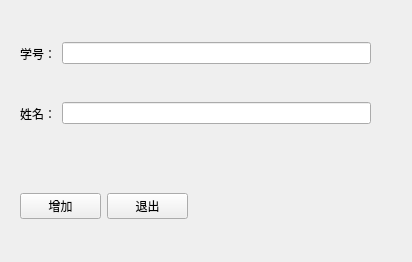
<?xml version="1.0" encoding="UTF-8"?>
<ui version="4.0">
 <class>Form</class>
 <widget class="QWidget" name="Form">
  <property name="geometry">
   <rect>
    <x>0</x>
    <y>0</y>
    <width>412</width>
    <height>262</height>
   </rect>
  </property>
  <property name="windowTitle">
   <string>添加学生</string>
  </property>
  <widget class="QWidget" name="layoutWidget">
   <property name="geometry">
    <rect>
     <x>20</x>
     <y>40</y>
     <width>351</width>
     <height>27</height>
    </rect>
   </property>
   <layout class="QHBoxLayout" name="horizontalLayout">
    <item>
     <widget class="QLabel" name="label">
      <property name="text">
       <string>学号：</string>
      </property>
     </widget>
    </item>
    <item>
     <widget class="QLineEdit" name="numberEdit"/>
    </item>
   </layout>
  </widget>
  <widget class="QWidget" name="layoutWidget">
   <property name="geometry">
    <rect>
     <x>20</x>
     <y>100</y>
     <width>351</width>
     <height>27</height>
    </rect>
   </property>
   <layout class="QHBoxLayout" name="horizontalLayout_2">
    <item>
     <widget class="QLabel" name="label_2">
      <property name="text">
       <string>姓名：</string>
      </property>
     </widget>
    </item>
    <item>
     <widget class="QLineEdit" name="nameEdit">
      <property name="readOnly">
       <bool>true</bool>
      </property>
     </widget>
    </item>
   </layout>
  </widget>
  <widget class="QWidget" name="layoutWidget">
   <property name="geometry">
    <rect>
     <x>20</x>
     <y>190</y>
     <width>168</width>
     <height>33</height>
    </rect>
   </property>
   <layout class="QHBoxLayout" name="horizontalLayout_3">
    <item>
     <widget class="QPushButton" name="addButton">
      <property name="text">
       <string>增加</string>
      </property>
     </widget>
    </item>
    <item>
     <widget class="QPushButton" name="exitButton">
      <property name="text">
       <string>退出</string>
      </property>
     </widget>
    </item>
   </layout>
  </widget>
 </widget>
 <resources/>
 <connections/>
</ui>
